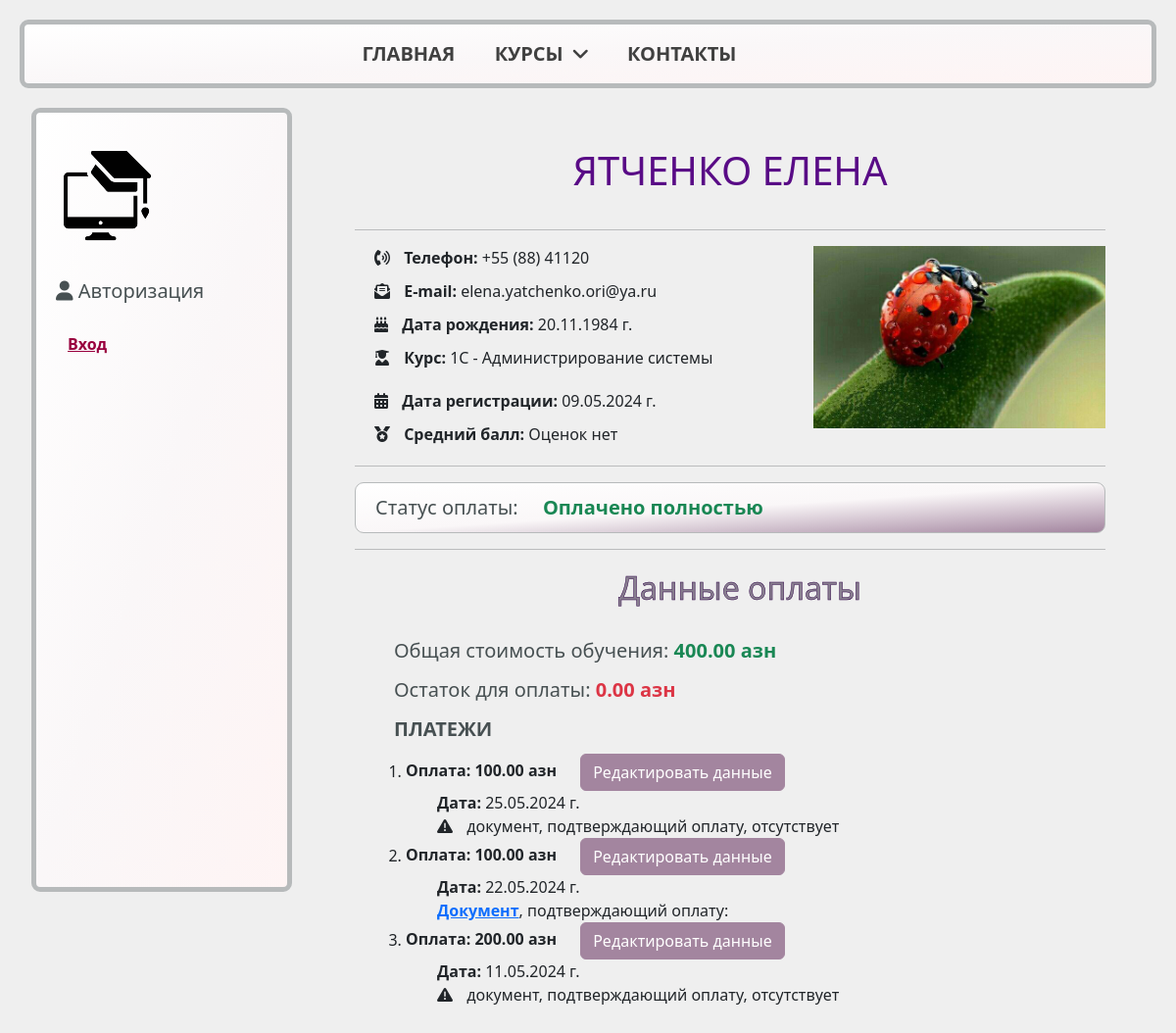
/main/student/1, run on an earlier commit of the app's database.
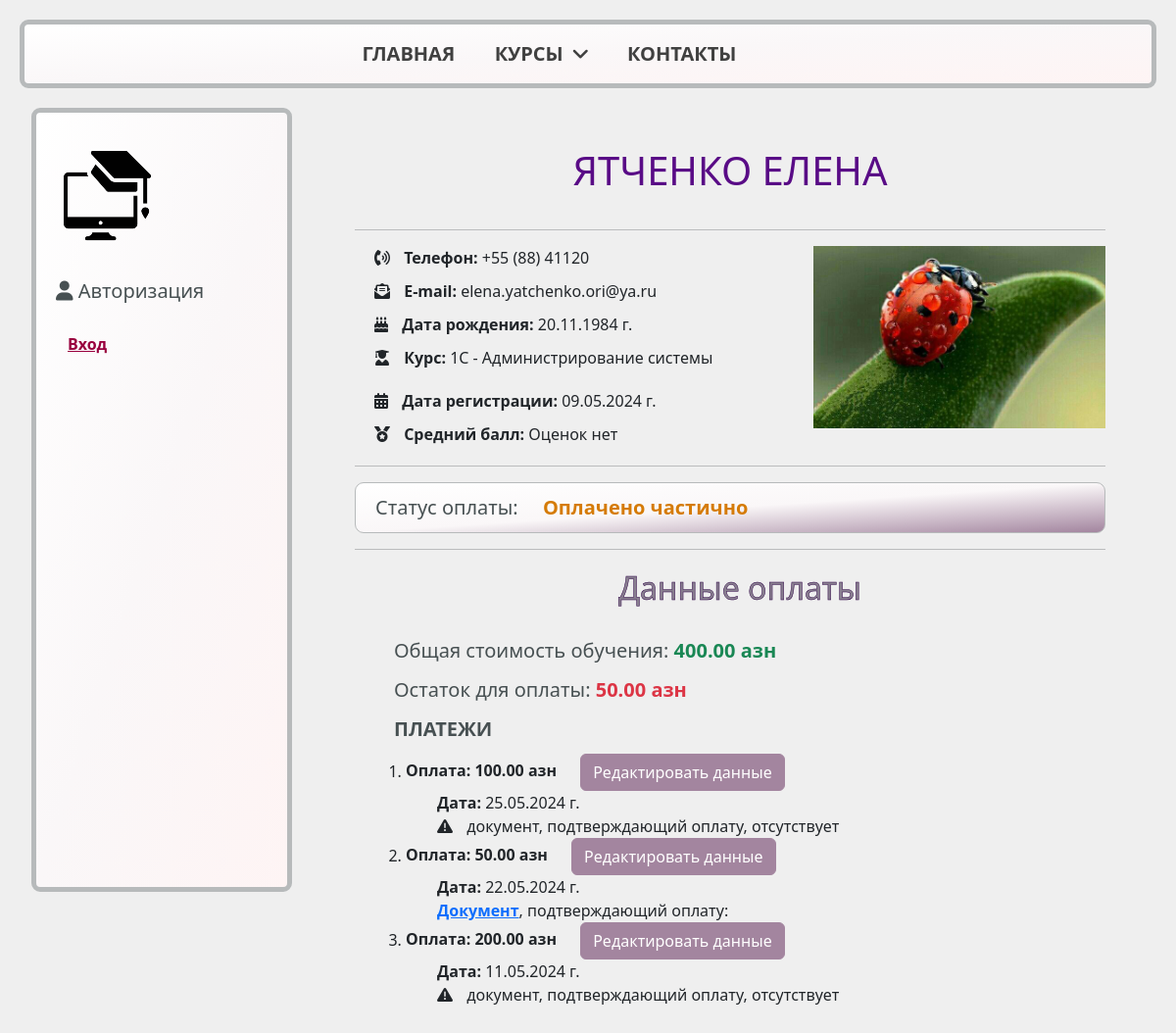
And on a later commit of the database.
### students_app/models.py (models this page shows, shortened)
class Student(models.Model):
    related_user = models.ForeignKey(User, on_delete=models.CASCADE)
    name = models.CharField(verbose_name="Имя", max_length=50)
    surname = models.CharField(verbose_name="Фамилия", max_length=100)
    phone = models.CharField(verbose_name="Номер телефона", max_length=50)
    date_of_birth = models.DateField()
    course = models.ForeignKey(Course, on_delete=models.PROTECT)
    photo = models.ImageField(upload_to="images/", blank=True, null=True)
    @property
    def full_name(self):
        return f"{self.surname} {self.name}"
    STUDENT_STATUS = [
        ("r", "requested"),
        ("a", "approved"),
        ("f", "finished"),
    ]
    status = models.CharField(
        max_length=50,
        choices=STUDENT_STATUS,
        default="r",
        help_text="Статус студента",
    )
    request_date = models.DateField(auto_now_add=True)
    reg_date = models.DateField(blank=True, null=True)
    updated = models.DateField(auto_now=True)
    is_paid = models.BooleanField(default=False)
    is_deleted = models.BooleanField(default=False)
    deleted = models.DateField(auto_now=True)
    def average_mark(self):
        mark_list = [perf.mark for perf in self.performance_set.all()]
        if mark_list:
            return round(sum(mark_list) / len(mark_list), 2)
        else:
            return "Оценок нет"
    def rest_of_payment(self):
        paid = sum([payment.amount for payment in self.payment_set.all()])
        rest = self.course.total_cost() - paid
        return rest
    class Meta:
        ordering = ["name"]

class Course(models.Model):
    name = models.CharField(max_length=200)
    category = models.ForeignKey(Category, on_delete=models.SET_NULL, null=True)
    summary = models.TextField(max_length=1000, help_text="Краткое описание курса")
    lasting = models.IntegerField(
        default=1, help_text="Продолжительность курса, в месяцах"
    )
    cost = models.DecimalField(
        max_digits=8, decimal_places=2, help_text="Стоимость в месяц, азн"
    )
    added = models.DateField(auto_now_add=True)
    rating = models.DecimalField(max_digits=3, decimal_places=2, blank=True, null=True)
    is_deleted = models.BooleanField(default=False)
    deleted = models.DateField(auto_now=True)
    views_num = models.IntegerField(default=0)
    def total_cost(self):
        return self.lasting * self.cost
    class Meta:
        ordering = ["-name"]
    def __str__(self):
        return self.name

class Payment(models.Model):
    student = models.ForeignKey(Student, on_delete=models.CASCADE)
    amount = models.DecimalField(verbose_name="Сумма", max_digits=8, decimal_places=2)
    paid_date = models.DateField(verbose_name="Дата оплаты", default=date.today)
    document = models.FileField(upload_to="files/", null=True, blank=True)
    added = models.DateField(auto_now_add=True)
    updated = models.DateField(auto_now=True)
    class Meta:
        ordering = ["-paid_date"]
        permissions = (("can_mark_returned", "Set book as returned"),)

### students_app/views.py (the view)
# urls.py: path("student/<int:id>", views.student_detail, name="student-detail"),
def student_detail(request, id):
    student = Student.objects.filter(pk=id, is_deleted=False).first()
    payments = Payment.objects.filter(student=student)
    return render(
        request,
        "students_app/student_detail.html",
        context={"student": student, "payments": payments},
    )

### students_app/templates/students_app/student_detail.html (shortened to what this page needs)
{% extends "base.html" %}
{% block content %}
<h1>{{ student.full_name|upper }}</h1>
<hr>
{% if student.photo %}
<p>
    <img src="{{ student.photo.url }}" class="img-profile" alt="Ваше фото">
</p>
{% endif %}
<p><i class="fas fa-phone-volume icons-sm"></i><strong> Телефон:</strong> {{student.phone}}</p>
<p><i class="fas fa-envelope-open-text icons-sm"></i><strong> E-mail:</strong> {{student.related_user.email}}</p>
<p><i class="fas fa-cake-candles icons-sm"></i><strong> Дата рождения:</strong> {{student.date_of_birth|date:"d.m.Y"}}
    г.</p>
<p><i class="fas fa-user-graduate icons-sm"></i><strong> Курс:</strong> {{student.course }}</p>
{% if student.status == 'r' %}
<p><i class="fas fa-calendar-days icons-sm"></i><strong> Дата подачи заявки:</strong>
    {{student.request_date|date:"d.m.Y"}} г.
</p>
<a class="btn btn-mine bottom-ref-left-top"
    href="{% url 'student-approve' student.pk %}?next={{request.path}}">Обработать заявку</a>
{% else %}
<div class="m-top-bot-20">
    <p><i class="fas fa-calendar-days icons-sm"></i><strong> Дата регистрации:</strong>
        {{student.reg_date|date:"d.m.Y"}} г.</p>
    <p><i class="fas fa-medal icons-sm"></i><strong> Средний балл:</strong> {{student.average_mark}}</p>
</div>
<hr>
<div class="mine-block">
    <p class="pay-status">Статус оплаты:
        {% if student.is_paid %}
        <span class="text-success mark-line"><strong>Оплачено полностью</strong></span>
    </p>
    {% else %}
    {% if not payments %}
    <span class="text-danger mark-line"><strong>Оплаты нет</strong></span></p>
    {% else %}
    <span class="text-warning mark-line"><strong>Оплачено частично</strong></span></p>
    {% endif %}
    {% endif %}
</div>
<hr>
<div class="bottom-ref-left-top">
    <h2>Данные оплаты</h2>
    <p class="pay-status">Общая стоимость обучения:
        <span class="text-success"><strong>{{ student.course.total_cost}} азн</strong></span>
    </p>
    <p class="pay-status">Остаток для оплаты:
        <span class="text-danger"><strong>{{ student.rest_of_payment}} азн</strong></span>
    </p>
    {% if payments %}
    <p class="pay-status"><b>ПЛАТЕЖИ</b></p>
    <ol>
        {% for payment in payments %}
        <li><strong>Оплата: {{ payment.amount }} азн</strong>
            <a class="btn btn-mine bottom-ref-left" href="{% url 'payment-update' student.id payment.id %}">
                Редактировать данные</a>
            <ul>
                <li style='list-style:none'><strong>Дата:</strong> {{ payment.paid_date|date:"d.m.Y" }} г.</li>
                {% if payment.document %}
                <li style='list-style:none'><strong><a href="{{ payment.document.url }}">Документ</a></strong>,
                    подтверждающий оплату:
                </li>
                {% else %}
                <li style='list-style:none'><i class="fas fa-triangle-exclamation icons-sm"></i>
                    документ, подтверждающий оплату, отсутствует</li>
                {% endif %}
        </li>
        {% endfor %}
    </ol>
    {% else %}
    <p class="text-danger"><i class="fas fa-triangle-exclamation icons-sm"></i> Нет зарегистрированных платежей!
    </p>
    {% endif %}
</div>
{% endif %}
{% endblock %}

### templates/base.html (shortened to what this page needs)
{% load static %}
<html lang="en">
<head>
    <link rel="stylesheet" href="https://cdn.jsdelivr.net/npm/bootstrap@5.3.2/dist/css/bootstrap.min.css" />
    <link rel="stylesheet" href="https://cdnjs.cloudflare.com/ajax/libs/font-awesome/6.0.0-beta2/css/all.min.css">
    <link rel="stylesheet" href="{% static 'students_app/css/styles.css' %}" />
</head>
<body>
    <header>
        <nav>
            <ul class="topmenu">
                <li><a href="/">Главная</a></li>
                <li><a href="/" class="submenu-link">Курсы</a>
                </li>
                <li><a href="/">Контакты</a></li>
            </ul>
        </nav>
    </header>
    <div class="container-fluid">
        <div class="row">
            <div class="col-sm-3">
                <aside>
                    <img class="sidebar-nav" src="{% static 'students_app/images/logo_img.png' %}" alt="logo">
                    <h5 class="sidebar-nav"><i class="fas fa-user"></i> Авторизация</h5>
                    <ul>
                        {% if user.is_authenticated %}
                        <li style="font-size: 20px; margin-top: 5px;">
                            {{ user.first_name|upper }} {{ user.last_name|upper }}</li>
                        <li style="margin-top: 5px;"><a href="{% url 'logout' %}">Выход</a></li>
                        {% else %}
                        <li><a href="{% url 'login' %}?next={{request.path}}">Вход</a></li>
                        {% endif %}
                    </ul>
                </aside>
            </div>
            <div class="col-sm-9">
                <div class="content">
                    {% block content %}
                    {% endblock %}
                </div>
            </div>
        </div>
    </div>
</body>
</html>

### students_app/static/students_app/css/styles.css (style rules this page uses)
.sidebar-nav { margin-top: 35px; padding-left: 20px; list-style: none; color: rgb(71, 80, 82); display: block; }
* { box-sizing: border-box; }
body { margin: 20; background-color: #efefef; }
body h1, body h2 { text-align: center; }
h1, h3, h4, h5 { color: rgb(89, 11, 134); padding-bottom: 20px; }
h2 { color: rgb(137, 127, 144); -webkit-text-stroke: 0.5px rgb(45, 2, 69); padding-bottom: 20px; }
body p { max-width: 800px; margin: 10px auto 10px 20px; }
header { background: linear-gradient(to bottom right, white, rgb(250, 247, 248), rgb(254, 244, 244)); text-align: center; border: 5px solid rgb(183, 186, 187); border-radius: 9px; }
header a { text-decoration: none; outline: none; display: block; transition: .3s ease-in-out; }
aside { margin-top: 20px; background: linear-gradient(to bottom right, white, rgb(250, 247, 248), rgb(254, 244, 244)); padding-bottom: 20; border: 5px solid rgb(183, 186, 187); height: 100vh; border-radius: 9px; }
aside ul li { color: #530856; display: block; margin-top: 10px; font-family: 'Open Sans', sans-serif; font-weight: bold; }
.mine-block { display: block; background: linear-gradient(to bottom right, white, rgb(250, 247, 248), #a3859f); border: 1px solid rgb(183, 186, 187); border-radius: 9px; }
.mark-line { font-size: 15px; font-family: 'Open Sans', sans-serif; padding-left: 20px; }
aside a { display: block; font-family: 'Open Sans', sans-serif; transition: transform .3s ease; color: rgb(153 0 62); }
.m-top-bot-20 { margin-top: 20px; margin-bottom: 20px; }
.bottom-ref-left { margin-left: 20px; }
.bottom-ref-left-top { margin-left: 20px; margin-top: 20px; }
.icons-sm { padding-right: 10px; }
.content { margin: 20 auto; padding: 40; }
.btn-mine { --bs-btn-color: #fff; --bs-btn-bg: #a3859f; --bs-btn-border-color: #a3859f; --bs-btn-hover-color: #1d1c1c; --bs-btn-hover-bg: #a3859f; --bs-btn-hover-border-color: #a3859f; --bs-btn-focus-shadow-rgb: 49, 132, 253; --bs-btn-active-color: #fff; --bs-btn-active-bg: #a3859f; --bs-btn-active-border-color: #a3859f; --bs-btn-active-shadow: inset 0 3px 5px #a3859f; --bs-btn-disabled-color: #fff; --bs-btn-disabled-bg: #a3859f; --bs-btn-disabled-border-color: #6f68913; }
nav { display: table; margin: 0 auto; }
nav ul { list-style: none; width: 100%; margin: 0; padding: 0; }
.topmenu:after { content: ""; display: table; clear: both; }
.topmenu>li { width: 25%; float: left; position: relative; font-family: 'Open Sans', sans-serif; }
.topmenu>li>a { text-transform: uppercase; font-size: 20px; font-weight: bold; color: #404040; padding: 15px 40px; }
.submenu-link:after { content: "\f107"; font-family: "FontAwesome"; color: inherit; margin-left: 10px; }
.text-warning { --bs-text-opacity: 1; color: rgb(213 123 7) !important; font-size: 20px; }
.text-success { --bs-text-opacity: 1; color: rgba(var(--bs-success-rgb), var(--bs-text-opacity)) !important; font-size: 20px; }
.text-danger { --bs-text-opacity: 1; color: rgba(var(--bs-danger-rgb), var(--bs-text-opacity)) !important; font-size: 20px; }
.pay-status { color: rgb(71, 80, 82); font-size: 20px; }
.img-profile { width: 40%; float: right; }

What changed in the data, as far as the page shows it:
changed Student "ЯТЧЕНКО ЕЛЕНА": is_paid True → False (drawn); rest_of_payment "0.00" → "50.00"
changed Payment (number 2 of 3 on the later page): amount "100.00" → "50.00"
Also different on the page:
text no longer shown: "Оплачено полностью"
text now shown: "Оплачено частично"
